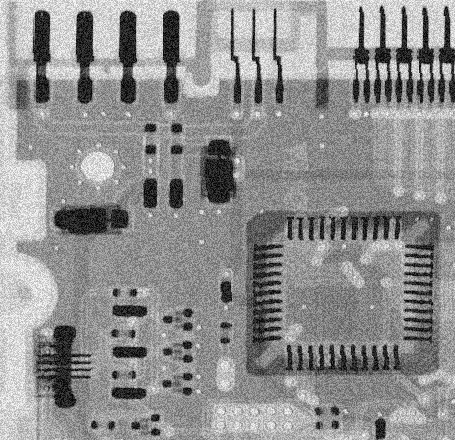
#> input picture digit_image_pocessing/Lab4/uniform_noise.tif, 455 x 440 px
$ python test.py
#> lines starting #> are read from the running program, lines starting #| are printed output that depends on the picture
#> further down, temp_img is the input picture: shape (440, 455); min 0, max 255, mean 143.4
import numpy as np
import matplotlib.pyplot as plt
from skimage.transform import radon, iradon
import cv2
J = 1j # 复数i

def My_fft2d(img, shift=True):
    '''
    输入：
        img: 归一化后图像
        shift:
            bool type
            if 'False': no shifting operation

    输出：
        img_fft: img的2d fourier 变换后结果
    '''
    img_fft = np.fft.fft2(img)
    if shift:
        img_fft = np.fft.fftshift(img_fft)

    return img_fft

def My_ifft2d(img_fft, shift=True):
    '''
    输入：
        img_fft: fft 后图像
        shift:
            bool type
            if 'False': no shifting operation

    输出：
        img_rec: fft 反变换后重建图像
    '''
    if shift:
        img_fft = np.fft.fftshift(img_fft)
    img_rec = np.fft.ifft2(img_fft)

    return img_rec


def Inverse_filtering(img_input):
    T = 1
#> T = 1
    a = b = 0.1
    M = img_input.shape[0]
#> M = 688
    N = img_input.shape[1]
#> N = 688
    u_grid =  np.linspace(0,M-1,M)
#> u_grid = 688 values from 0 to 687
    v_grid = np.linspace(0,N-1,N)
#> v_grid = 688 values from 0 to 687

    ticks = np.meshgrid(v_grid,u_grid)


    G = My_fft2d(img_input)
#> in My_fft2d, `img_fft = np.fft.fft2(img)`:
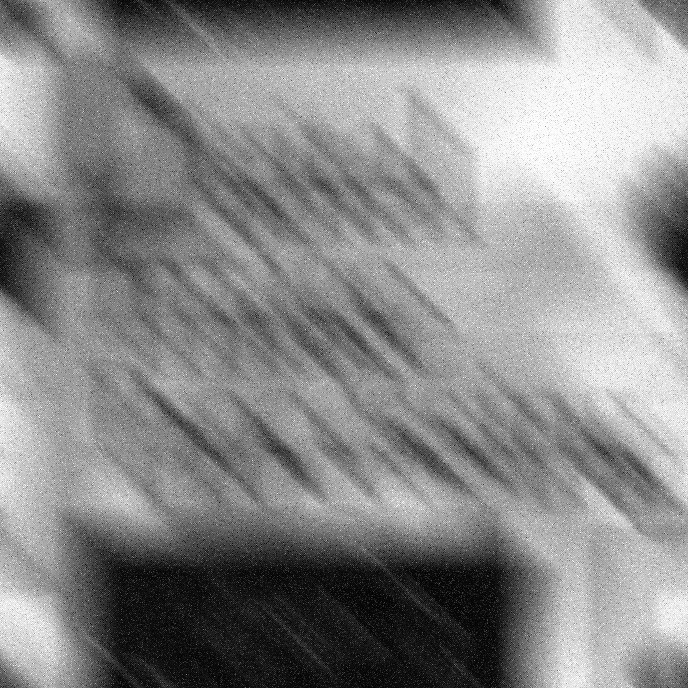
#> img: shape (688, 688); min 0, max 255, mean 138.1

    H = (T*np.sin(np.pi*((ticks[1]-M/2)*a + (ticks[0]-N/2)*b))*np.exp(-J*np.pi*((ticks[1]-M/2)*a + (ticks[0]-N/2)*b)))/np.pi*((ticks[1]-M/2)*a + (ticks[0]-N/2)*b)

    H = np.where(np.isnan(H),1,H)

    #wienner
    K = 1
    H_conjugate = np.conjugate(H)
    product = np.real(H*H_conjugate)
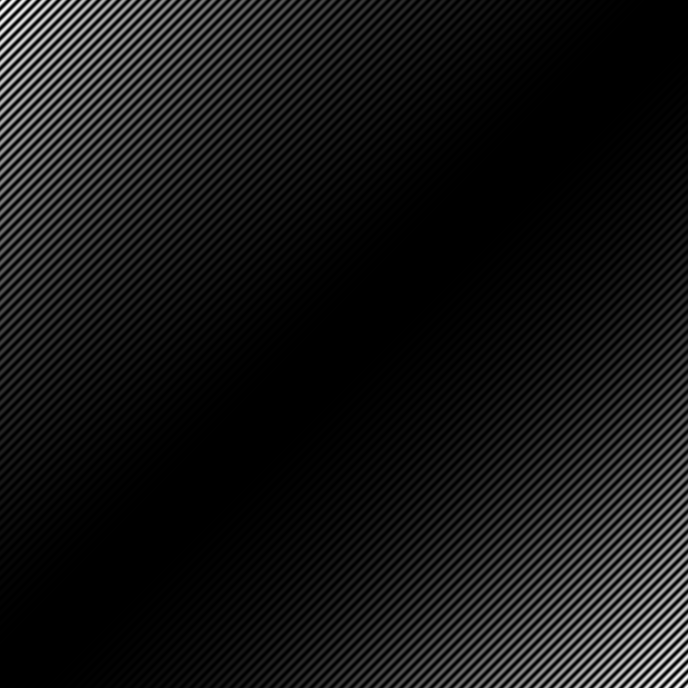
#> product: shape (688, 688) float64; min 0, max 475.4, mean 40; drawn with min black and max white


    # F = (1/H)*(product/product+K)* G
    # img_wienner = My_ifft2d(F)

    #最小二乘
    gamma = 0.5
    _p = np.array([[0,-1,0],[-1,4,-1],[0,-1,0]])
    P = np.zeros(img_input.shape)
    start = img_input.shape[0]//2-1
#> start = 343
    end = start+3
#> end = 346
    P[start:end, start:end] = _p
    P = My_fft2d(P)
    P_conjugate = np.conjugate(P)
    # F = (H_conjugate/((product)+gamma*(P*P_conjugate))) * G

    # img_minus = My_ifft2d(F)

    fig, ax = plt.subplots(1,3)

    ax[0].imshow(img_input, cmap = 'gray')
    # ax[1].imshow(np.real(img_wienner), cmap = 'gray')
    # ax[2].imshow(np.real(img_minus), cmap = 'gray')

    plt.show(block=False)
    plt.pause(3)
    plt.close()

    return


img_names = ['uniform_noise.tif',  'gaussian_noise.tif', 'saltpep_noise.tif',
                'moving.tif',
                'donut.tif']
img_list = []
for img_name in img_names:
    temp_img = plt.imread(img_name)
    img_list.append(temp_img)

# Denoise(img_list[:3])
Inverse_filtering(img_list[-2])
